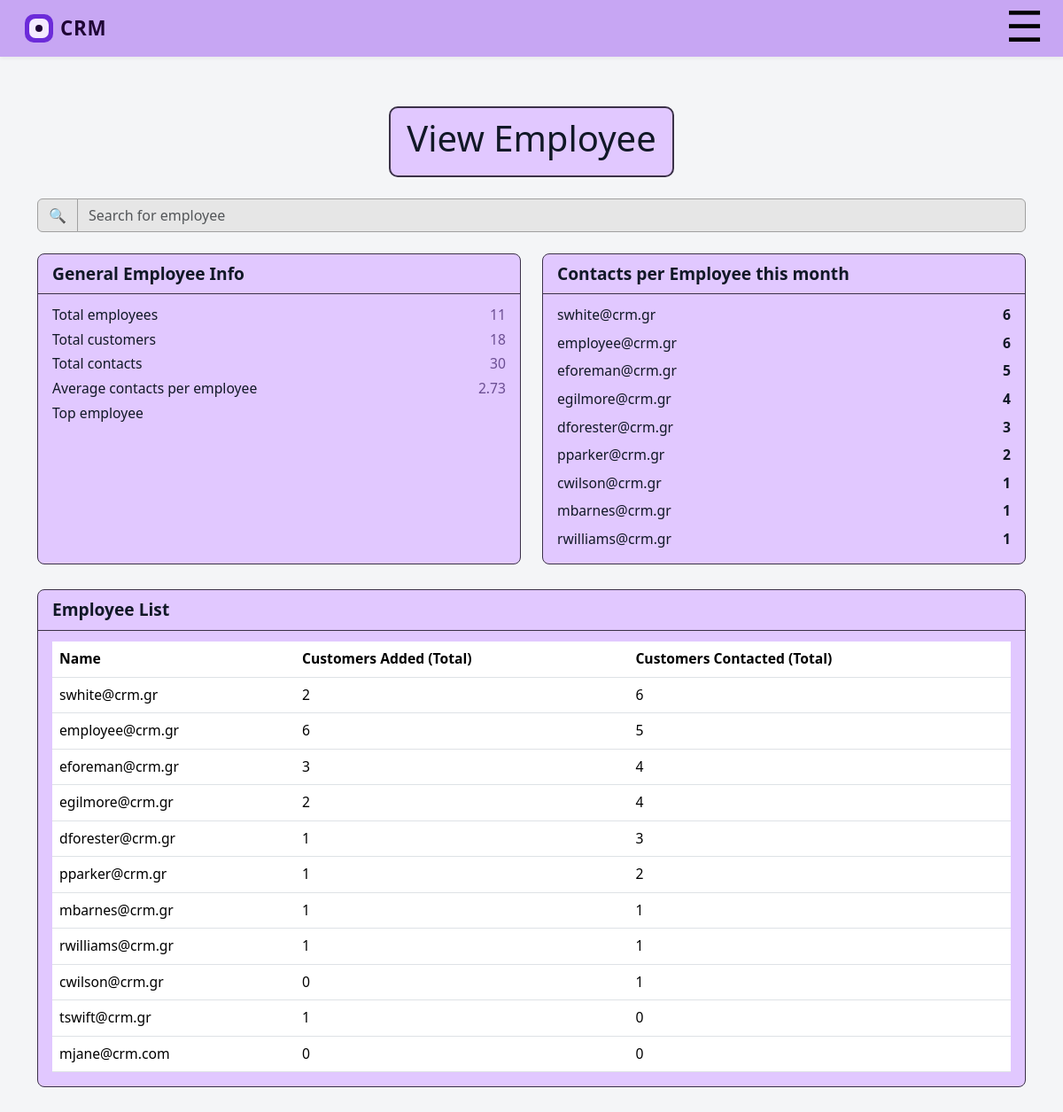
/manager/viewemployee, run on the app's committed database.
### tables this page shows
CREATE TABLE users (
                        id INTEGER PRIMARY KEY AUTOINCREMENT,
                        "username" TEXT NOT NULL, 
                        password TEXT NOT NULL,
                        role TEXT DEFAULT 'member',
                        created_at TIMESTAMP DEFAULT CURRENT_TIMESTAMP
                    , name TEXT, status TEXT);

### app.py (the view)
@app.route("/manager/viewemployee")
def manager_view_emplo():
    conn = get_db_connection()
    cur = conn.cursor()
    cur.execute("SELECT COUNT(*) FROM employees;")
    total_empl = cur.fetchone()[0]
    cur.execute("SELECT COUNT(*) FROM customers;")
    total_cus = cur.fetchone()[0]
    cur.execute("SELECT COUNT(*) FROM customer_contact;")
    total_cont = cur.fetchone()[0]
    cur.execute("""
        SELECT COUNT(*)
        FROM customer_contact
        WHERE created_at >= date('now','start of month')
          AND created_at <  date('now','start of month','+1 month');
    """)
    contacts_this_month = cur.fetchone()[0]
    average_cont = round(contacts_this_month / total_empl, 2)
    cur.execute("""
        SELECT e.username, COUNT(*) AS activity_count
        FROM customer_contact cc
        JOIN employees e ON e.id = cc.created_by_user_id
        WHERE cc.created_at >= date('now','start of month')
          AND cc.created_at <  date('now','start of month','+1 month')
        GROUP BY e.id
        ORDER BY activity_count DESC
        LIMIT 1;
    """)
    row = cur.fetchone()
    top_employee = row[0] if row else None
    cur.execute("""
        SELECT e.username AS name, COUNT(*) AS count
        FROM customer_contact cc
        JOIN employees e ON e.id = cc.created_by_user_id
        WHERE cc.created_at >= date('now','start of month')
          AND cc.created_at <  date('now','start of month','+1 month')
        GROUP BY e.id
        ORDER BY count DESC;
    """)
    month_contacts = [{"name": r[0], "count": r[1]} for r in cur.fetchall()]
    cur.execute("""
        SELECT
          e.username AS name,

          (SELECT COUNT(*)
           FROM customers c
           WHERE c.created_by_user_id = e.id
          ) AS customers_added_total,

          (SELECT COUNT(DISTINCT cc.customer_id)
           FROM customer_contact cc
           WHERE cc.created_by_user_id = e.id
          ) AS customers_contacted_total

        FROM employees e
        ORDER BY customers_contacted_total DESC, customers_added_total DESC, e.username;
    """)
    employee_list = [
        {
            "name": r[0],
            "customers_added_total": r[1],
            "customers_contacted_total": r[2],
        }
        for r in cur.fetchall()
    ]
    conn.close()
    stats = {
        "total_empl": total_empl,
        "total_cus": total_cus,
        "total_cont": total_cont,
        "average_cont": average_cont,
        "top_employee": top_employee,
        "month_contacts": month_contacts,
        "employee_list": employee_list,
        }
    return render_template("manager_view_emplo.html", stats=stats)

### app.py (called while the page is built)
def get_db_connection():
    conn = sqlite3.connect("task_manager.db")
    conn.row_factory = sqlite3.Row
    conn.execute("PRAGMA foreign_keys = ON;")
    return conn

### templates/manager_view_emplo.html (shortened to what this page needs)
{% extends "base_manager.html" %}
{% block content %}
<div class="container-xl mt-4">
  <div class="d-flex justify-content-center mb-4">
    <div class="activity-header-box">
      <h1 class="admin-dashboard-title">View Employee</h1>
    </div>
  </div>
  <div class="row mb-4">
    <div class="col-12">
      <form method="get" class="admin-search">
        <div class="input-group">
          <span class="input-group-text admin-search-icon">🔍</span>
          <input
            type="text"
            class="form-control admin-search-input"
            name="q"
            placeholder="Search for employee"
            value="{{ q or '' }}"
          >
        </div>
      </form>
    </div>
  </div>
  <div class="row g-4">
    <div class="col-12 col-lg-6">
      <div class="activity-card h-100">
        <div class="activity-card-header">General Employee Info</div>
        <div class="activity-card-body">
          <div class="activity-row"><span>Total employees</span><span> {{ stats.total_empl }}</span></div>
          <div class="activity-row"><span>Total customers</span><span> {{ stats.total_cus }}</span></div>
          <div class="activity-row"><span>Total contacts</span><span> {{ stats.total_cont }}</span></div>
          <div class="activity-row"><span>Average contacts per employee</span><span> {{ stats.average_cont }}</span></div>
          <div class="activity-row"><span>Top employee</span></div>
        </div>
      </div>
    </div>
    <div class="col-12 col-lg-6">
      <div class="activity-card h-100">
        <div class="activity-card-header">Contacts per Employee this month</div>
        <div class="activity-card-body">
          {% set max_val = (stats.month_contacts | map(attribute='count') | max) if stats.month_contacts else 1 %}
          <div class="bars1">
            {% for item in stats.month_contacts %}
              {% set pct = (item.count / max_val * 100) %}
              <div class="bar1-row">
                <div class="bar1-name">{{ item.name }}</div>
                <div class="bar1-value">{{ item.count }}</div>
              </div>
            {% endfor %}
          </div>
        </div>
      </div>
    </div>
  </div>
  <div class="row g-4 mt-1">
    <div class="col-12">
      <div class="activity-card">
        <div class="activity-card-header">Employee List</div>
        <div class="activity-card-body">
          <div class="table-responsive">
            <table class="table mb-0">
              <thead>
                <tr>
                  <th>Name</th>
                  <th>Customers Added (Total)</th>
                  <th>Customers Contacted (Total)</th>
                </tr>
              </thead>
              <tbody>
                {% for e in stats.employee_list %}
                  <tr>
                    <td>{{ e.name }}</td>
                    <td>{{ e.customers_added_total }}</td>
                    <td>{{ e.customers_contacted_total }}</td>
                  </tr>
                {% endfor %}
              </tbody>
            </table>
          </div>
        </div>
      </div>
    </div>
  </div>
</div>
{% endblock %}

### static/css/app.css (style rules this page uses)
:root { --app-bg: #f4f5f7; --app-primary: #6c2bd9; --app-primary-dark: #4c1ca3; --app-button-bg: #7a869a; --app-text-main: #111827; }
body.bg-app { background-color: var(--app-bg); font-family: system-ui, -apple-system, BlinkMacSystemFont, "Segoe UI", sans-serif; color: var(--app-text-main); }
.activity-header-box { display: inline-block; padding: 10px 18px; background: #e1c8ff; border: 2px solid #3b3148; border-radius: 10px; }
.activity-card { background: #e1c8ff; border-radius: 8px; border: 1.5px solid #3b3148; overflow: hidden; }
.activity-card-header { font-weight: 700; font-size: 1.2rem; padding: 8px 16px; border-bottom: 1px solid #3b3148; }
.activity-card-body { padding: 12px 16px 16px; font-size: 0.98rem; }
.activity-row { display: flex; justify-content: space-between; margin-bottom: 4px; }
.activity-row span:last-child { color: #6b4e92; }
.admin-search .input-group-text.admin-search-icon { background: #e6e6e6; border: 1px solid #a0a0a0; }
.admin-search-input { background: #e6e6e6; border: 1px solid #a0a0a0; }
.bars1 { display: flex; flex-direction: column; gap: 0.5rem; }
.bar1-row { display: flex; justify-content: space-between; align-items: center; }
.bar1-name { font-weight: 500; white-space: nowrap; overflow: hidden; text-overflow: ellipsis; }
.bar1-value { font-weight: 600; min-width: 2.5rem; text-align: right; }

### data on the page
users: name "swhite@crm.gr", customers_added_total "2", customers_contacted_total "6"
users: name "employee@crm.gr", customers_added_total "6", customers_contacted_total "5"
users: name "eforeman@crm.gr", customers_added_total "3", customers_contacted_total "4"
users: name "egilmore@crm.gr", customers_added_total "2", customers_contacted_total "4"
users: name "dforester@crm.gr", customers_added_total "1", customers_contacted_total "3"
users: name "pparker@crm.gr", customers_added_total "1", customers_contacted_total "2"
users: name "mbarnes@crm.gr", customers_added_total "1", customers_contacted_total "1"
users: name "rwilliams@crm.gr", customers_added_total "1", customers_contacted_total "1"
users: name "cwilson@crm.gr", customers_added_total "0", customers_contacted_total "1"
users: name "tswift@crm.gr", customers_added_total "1", customers_contacted_total "0"
users: name "mjane@crm.com", customers_added_total "0", customers_contacted_total "0"

### other printed values
{{ stats.total_empl }} "11"
{{ stats.total_cus }} "18"
{{ stats.total_cont }} "30"
{{ stats.average_cont }} "2.73"
{{ item.name }} "swhite@crm.gr" "employee@crm.gr" "eforeman@crm.gr" "egilmore@crm.gr" "dforester@crm.gr" "pparker@crm.gr" "cwilson@crm.gr" "mbarnes@crm.gr" "rwilliams@crm.gr"
{{ item.count }} "6" "6" "5" "4" "3" "2" "1" "1" "1"
